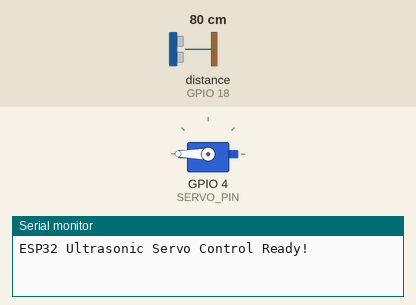
Simulated run of this sketch. Board: ESP32. On the bench: servo, the last lines printed to the serial monitor. Wiring (inferred from the names in the program): ultrasonic range finder: trigger GPIO 5; echo GPIO 18. Inputs (shaded band) come from the test bench; at power-on: distance to the obstacle (sensor on GPIO 18) 80 cm. The echo pulse lasts 58.3 µs per cm.

Above: at 1.2 s.
1.3 s: distance to the obstacle (sensor on GPIO 18) set to 55 cm
2.8 s: distance to the obstacle (sensor on GPIO 18) set to 49 cm
At 3.9 s:
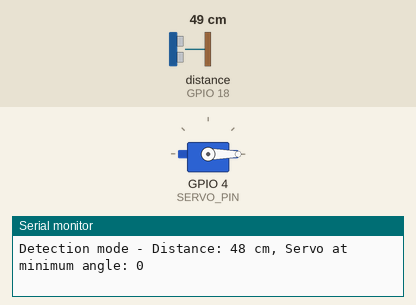
Timing chart, 0 to 5.8 s (numbered marks = the images above; inputs shaded):
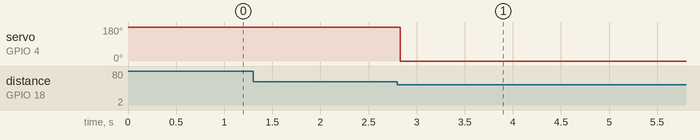

Measured:
- the behaviour switches between 52 and 51 cm on distance to the obstacle (sensor on GPIO 18) (found by bisection; images 0 and 1)
- after the input at 1.3 s, every drawn part: stays the same
- after the input at 2.8 s, servo on GPIO 4 (SERVO_PIN): 180° → 0° at once

The sketch:

Key_Hider_Full_Trigger_Detection_jul15a.ino
```cpp
//ok this offically works great!!!
// Made by Claude Sonnet 4 fixed by Deepseek R1

#include <ESP32Servo.h>

// Pin definitions
#define TRIG_PIN 5      // Ultrasonic trigger pin
#define ECHO_PIN 18     // Ultrasonic echo pin
#define SERVO_PIN 4     // Servo signal pin

// Create servo object
Servo myServo;

// Settings you can easily change
int MIN_DISTANCE = 5;     // Start moving servo at this distance (cm)
int MAX_DISTANCE = 50;    // Stop moving servo at this distance (cm)
int MIN_ANGLE = 0;        // Servo angle when object is closest
int MAX_ANGLE = 180;      // Servo angle when object is farthest

// Detection mode variables
bool detectionMode = false;
unsigned long lastDetectionTime = 0;
const unsigned long NO_DETECTION_TIMEOUT = 0; // 2 seconds of no detection to exit detection mode 2000 original

void setup() {
  Serial.begin(115200);

  // Initialize pins
  pinMode(TRIG_PIN, OUTPUT);
  pinMode(ECHO_PIN, INPUT);

  // Attach servo
  myServo.attach(SERVO_PIN);

  // Start servo at middle position
  myServo.write(180); // change this original 90

  Serial.println("ESP32 Ultrasonic Servo Control Ready!");
}

void loop() {
  // Get distance from ultrasonic sensor
  long distance = getDistance();

  // Check if any object is detected within the full sensor range (up to MAX_DISTANCE)
  bool objectDetected = (distance > 0 && distance <= MAX_DISTANCE);

  if (objectDetected) {
    // Object detected - enter or stay in detection mode
    if (!detectionMode) {
      detectionMode = true;
      myServo.write(MIN_ANGLE);
      Serial.println("Detection mode activated - servo moved to minimum angle");
    }
    lastDetectionTime = millis();

    Serial.print("Detection mode - Distance: ");
    Serial.print(distance);
    Serial.print(" cm, Servo at minimum angle: ");
    Serial.println(MIN_ANGLE);

  } else {
    // No object detected
    if (detectionMode) {
      // Check if enough time has passed without detection
      if (millis() - lastDetectionTime > NO_DETECTION_TIMEOUT) {
        detectionMode = false;
        myServo.write(180); // Reset servo to 180° DeepSeek R1
        Serial.println("Detection mode deactivated - returning to normal operation");
      } else {
        // Still in detection mode, keep servo at minimum angle
        Serial.println("Detection mode - waiting for timeout, servo at minimum angle");
      }
    }
  }

  // Small delay for stability
  delay(50);
}

long getDistance() {
  // Send trigger pulse
  digitalWrite(TRIG_PIN, LOW);
  delayMicroseconds(2);
  digitalWrite(TRIG_PIN, HIGH);
  delayMicroseconds(10);
  digitalWrite(TRIG_PIN, LOW);

  // Read echo pulse
  long duration = pulseIn(ECHO_PIN, HIGH);

  // Calculate distance (speed of sound = 343 m/s)
  long distance = duration * 0.034 / 2;

  return distance;
}
```
